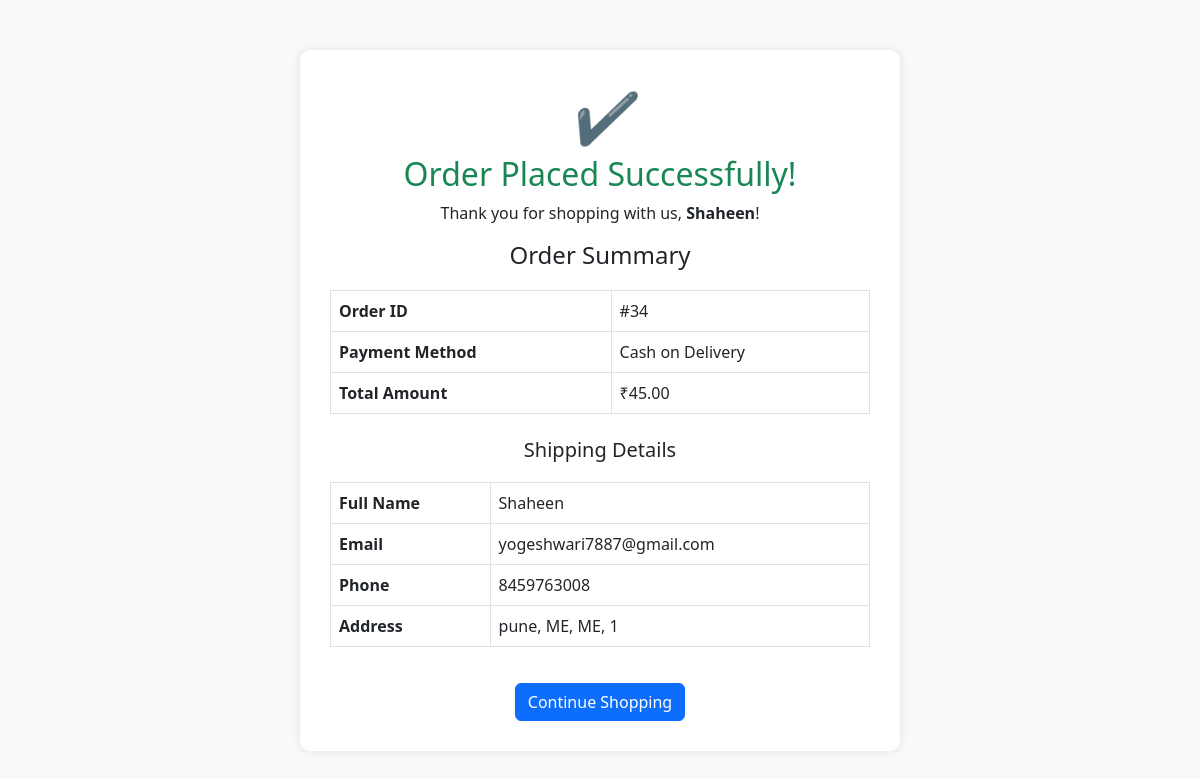
Screenshot of /order_success/ with the database file from the repository.
### myApp/models.py (models this page shows, shortened)
class Order(models.Model):
    PAYMENT_CHOICES = [
        ('COD', 'Cash on Delivery'),
        ('UPI', 'UPI Payment'),
        ('CARD', 'Credit/Debit Card'),
    ]
    STATUS_CHOICES = [
        ('Pending', 'Pending'),
        ('Processing', 'Processing'),
        ('Shipped', 'Shipped'),
        ('Delivered', 'Delivered'),
        ('Cancelled', 'Cancelled'),
    ]
    full_name = models.CharField(max_length=100)
    email = models.EmailField()
    phone = models.CharField(max_length=15)
    address = models.TextField()
    city = models.CharField(max_length=100)
    state = models.CharField(max_length=100)
    zip_code = models.CharField(max_length=10)
    payment_method = models.CharField(max_length=10, choices=PAYMENT_CHOICES)
    order_date = models.DateTimeField(auto_now_add=True)
    total_price = models.DecimalField(max_digits=10, decimal_places=2)
    status = models.CharField(max_length=20, choices=STATUS_CHOICES, default='Pending')
    order_items = models.JSONField(default=list)  # Proper JSON storage
    discount_amount = models.DecimalField(max_digits=10, decimal_places=2, default=Decimal('0.00'))
    coupon_discount = models.DecimalField(max_digits=10, decimal_places=2, default=Decimal('0.00'))
    coupon_code = models.CharField(max_length=50, blank=True, null=True)

### GrowPure/views.py (the view)
# urls.py: path('order_success/', views.order_success, name='order_success'),
def order_success(request):
    latest_order = Order.objects.latest('id')  # Fetch the last placed order
    return render(request, 'order_success.html', {'order': latest_order})

### templates/order_success.html (shortened to what this page needs)
<!DOCTYPE html>
<html lang="en">
<head>
    <link rel="stylesheet" href="https://cdn.jsdelivr.net/npm/bootstrap@5.3.0/dist/css/bootstrap.min.css">
</head>
<body>
    <div class="container">
        <div class="success-container">
            <i class="success-icon">&#10004;</i>
            <h2 class="text-success">Order Placed Successfully!</h2>
            <p>Thank you for shopping with us, <strong>{{ order.full_name }}</strong>!</p>
            <h4>Order Summary</h4>
            <table class="table table-bordered order-summary">
                <tr>
                    <th>Order ID</th>
                    <td>#{{ order.id }}</td>
                </tr>
                <tr>
                    <th>Payment Method</th>
                    <td>{{ order.get_payment_method_display }}</td>
                </tr>
                <tr>
                    <th>Total Amount</th>
                    <td>₹{{ order.total_price }}</td>
                </tr>
            </table>
            <h5 class="mt-4">Shipping Details</h5>
            <table class="table table-bordered order-summary">
                <tr>
                    <th>Full Name</th>
                    <td>{{ order.full_name }}</td>
                </tr>
                <tr>
                    <th>Email</th>
                    <td>{{ order.email }}</td>
                </tr>
                <tr>
                    <th>Phone</th>
                    <td>{{ order.phone }}</td>
                </tr>
                <tr>
                    <th>Address</th>
                    <td>{{ order.address }}, {{ order.city }}, {{ order.state }}, {{ order.zip_code }}</td>
                </tr>
            </table>
            <a href="/" class="btn btn-primary btn-home">Continue Shopping</a>
        </div>
    </div>
</body>
</html>

### templates/order_success.html (style rules this page uses)
body { background-color: #f8f9fa; }
.success-container { max-width: 600px; margin: 50px auto; background: white; padding: 30px; border-radius: 10px; box-shadow: 0px 0px 10px rgba(0, 0, 0, 0.1); text-align: center; }
.success-icon { font-size: 50px; color: #28a745; }
.order-summary { text-align: left; margin-top: 20px; }
.btn-home { margin-top: 20px; }

### rows the page displays
Order: full_name "Shaheen", id "34", payment_method "Cash on Delivery", total_price "45.00", email "yogeshwari7887@gmail.com", phone "8459763008", address "pune", city "ME", state "ME", zip_code "1"
